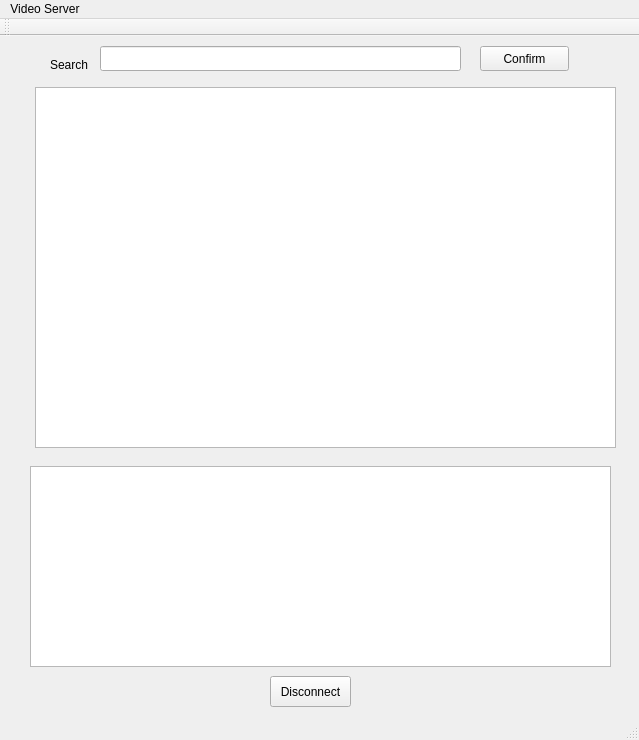
<?xml version="1.0" encoding="UTF-8"?>
<ui version="4.0">
 <class>MainWindow</class>
 <widget class="QMainWindow" name="MainWindow">
  <property name="geometry">
   <rect>
    <x>0</x>
    <y>0</y>
    <width>639</width>
    <height>740</height>
   </rect>
  </property>
  <property name="windowTitle">
   <string>MainWindow</string>
  </property>
  <widget class="QWidget" name="centralWidget">
   <widget class="QListWidget" name="VideoList">
    <property name="geometry">
     <rect>
      <x>35</x>
      <y>51</y>
      <width>581</width>
      <height>361</height>
     </rect>
    </property>
   </widget>
   <widget class="QTextEdit" name="ShowText">
    <property name="geometry">
     <rect>
      <x>30</x>
      <y>430</y>
      <width>581</width>
      <height>201</height>
     </rect>
    </property>
    <property name="readOnly">
     <bool>true</bool>
    </property>
   </widget>
   <widget class="QLineEdit" name="SearchText">
    <property name="geometry">
     <rect>
      <x>100</x>
      <y>10</y>
      <width>361</width>
      <height>25</height>
     </rect>
    </property>
   </widget>
   <widget class="QPushButton" name="SearchButton">
    <property name="geometry">
     <rect>
      <x>480</x>
      <y>10</y>
      <width>89</width>
      <height>25</height>
     </rect>
    </property>
    <property name="text">
     <string>Confirm</string>
    </property>
   </widget>
   <widget class="QLabel" name="label">
    <property name="geometry">
     <rect>
      <x>50</x>
      <y>20</y>
      <width>67</width>
      <height>17</height>
     </rect>
    </property>
    <property name="text">
     <string>Search</string>
    </property>
   </widget>
   <widget class="QPushButton" name="DisconnectButton">
    <property name="geometry">
     <rect>
      <x>270</x>
      <y>640</y>
      <width>81</width>
      <height>31</height>
     </rect>
    </property>
    <property name="text">
     <string>Disconnect</string>
    </property>
   </widget>
  </widget>
  <widget class="QMenuBar" name="menuBar">
   <property name="geometry">
    <rect>
     <x>0</x>
     <y>0</y>
     <width>639</width>
     <height>31</height>
    </rect>
   </property>
   <widget class="QMenu" name="menuVideo_Server">
    <property name="title">
     <string>Video Server</string>
    </property>
   </widget>
   <addaction name="menuVideo_Server"/>
  </widget>
  <widget class="QToolBar" name="mainToolBar">
   <attribute name="toolBarArea">
    <enum>TopToolBarArea</enum>
   </attribute>
   <attribute name="toolBarBreak">
    <bool>false</bool>
   </attribute>
  </widget>
  <widget class="QStatusBar" name="statusBar"/>
 </widget>
 <layoutdefault spacing="6" margin="11"/>
 <resources/>
 <connections/>
</ui>
